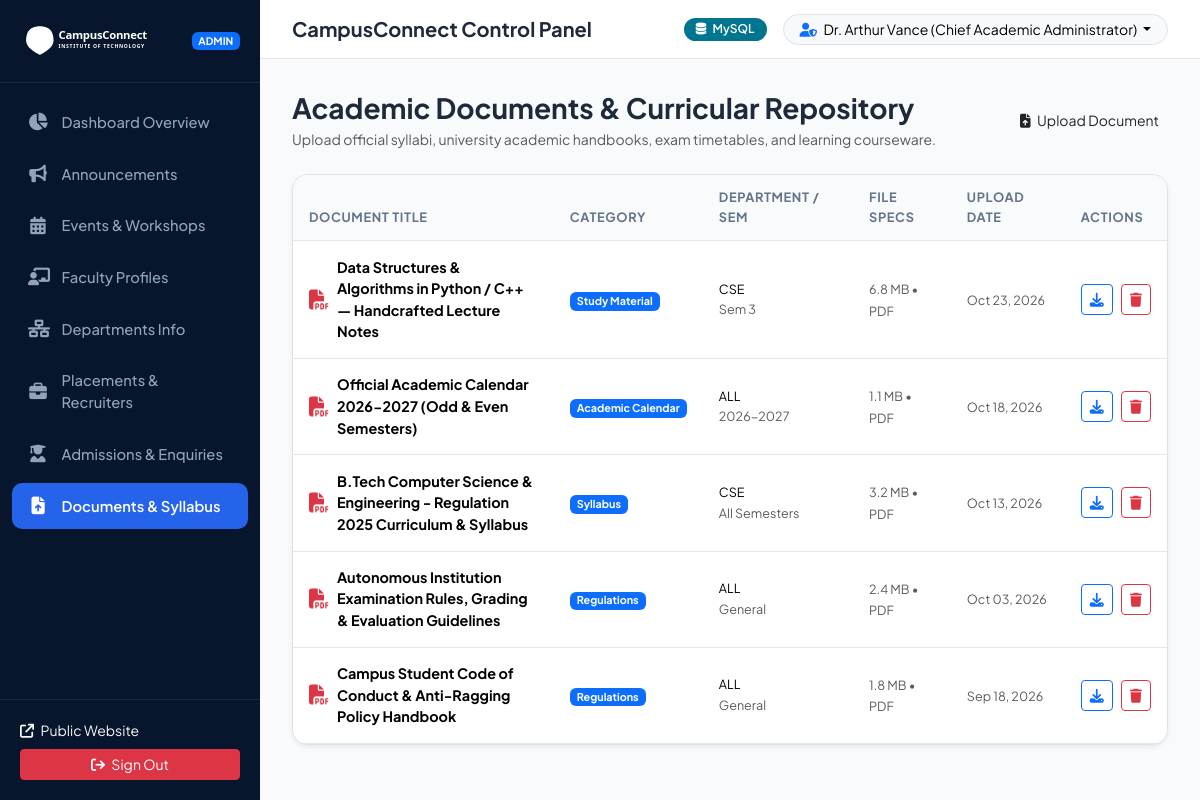
The app's page /admin/documents (signed in) with its own data.
### backend/models.py (models this page shows)
class Document(db.Model):
    __tablename__ = "documents"
    id = db.Column(db.Integer, primary_key=True)
    title = db.Column(db.String(255), nullable=False)
    category = db.Column(db.String(64), nullable=False)  # Syllabus, Calendar, Regulations, Study Material
    file_path = db.Column(db.String(255), nullable=False)
    file_size = db.Column(db.String(32), default="1.5 MB")
    file_type = db.Column(db.String(16), default="PDF")
    department_code = db.Column(db.String(16), nullable=True)
    semester = db.Column(db.String(16), nullable=True)
    upload_date = db.Column(db.Date, default=date.today)
    created_at = db.Column(db.DateTime, default=datetime.utcnow)

### backend/routes_admin.py (the view)
@admin_bp.route("/documents")
def documents():
    docs = Document.query.order_by(Document.upload_date.desc()).all()
    return render_template("admin/documents.html", documents=docs)

### backend/auth.py (called while the page is built)
def login_required(f):
    @wraps(f)
    def decorated_function(*args, **kwargs):
        if "admin_id" not in session:
            flash("Please sign in to access the administrator portal.", "warning")
            return redirect(url_for("auth.login", next=request.url))
        return f(*args, **kwargs)
    return decorated_function

### backend/routes_admin.py (called while the page is built)
@admin_bp.before_request
@login_required
def require_admin_login():
    pass

### templates/admin/documents.html (shortened to what this page needs)
{% extends "admin/layout.html" %}
{% block content %}
<div class="d-flex justify-content-between align-items-center mb-4">
  <div>
    <h3 class="fw-bold text-navy mb-1">Academic Documents & Curricular Repository</h3>
    <p class="text-muted small mb-0">Upload official syllabi, university academic handbooks, exam timetables, and learning courseware.</p>
  </div>
  <button class="btn btn-primary-cc btn-sm" data-bs-toggle="modal" data-bs-target="#addDocModal">
    <i class="fa-solid fa-file-arrow-up me-1"></i> Upload Document
  </button>
</div>
<div class="card border rounded-4 shadow-sm overflow-hidden">
  <div class="table-responsive">
    <table class="table admin-table align-middle mb-0">
      <thead>
        <tr>
          <th>Document Title</th>
          <th>Category</th>
          <th>Department / Sem</th>
          <th>File Specs</th>
          <th>Upload Date</th>
          <th>Actions</th>
        </tr>
      </thead>
      <tbody>
        {% for d in documents %}
        <tr>
          <td style="max-width: 320px;">
            <div class="d-flex align-items-center gap-2">
              <i class="fa-solid fa-file-pdf text-danger fs-5"></i>
              <strong class="text-navy">{{ d.title }}</strong>
            </div>
          </td>
          <td><span class="badge bg-primary">{{ d.category }}</span></td>
          <td>
            <small class="d-block">{{ d.department_code or 'ALL' }}</small>
            <small class="text-muted">{{ d.semester or 'General' }}</small>
          </td>
          <td><small class="text-muted">{{ d.file_size }} • {{ d.file_type }}</small></td>
          <td><small class="text-muted">{{ d.upload_date.strftime('%b %d, %Y') }}</small></td>
          <td>
            <div class="d-flex gap-2">
              <a href="{{ d.file_path }}" target="_blank" class="btn btn-sm btn-outline-primary" title="Preview / Download">
                <i class="fa-solid fa-download"></i>
              </a>
              <form action="{{ url_for('admin.delete_document', id=d.id) }}" method="POST" onsubmit="return confirm('Delete document {{ d.title }}?');">
                <button type="submit" class="btn btn-sm btn-outline-danger">
                  <i class="fa-solid fa-trash"></i>
                </button>
              </form>
            </div>
          </td>
        </tr>
        {% endfor %}
      </tbody>
    </table>
  </div>
</div>
{% endblock %}

### static/css/admin.css (style rules this page uses)
:root { --admin-sidebar-bg: #07162c; --admin-sidebar-hover: #132a4e; --admin-active-blue: #2563eb; --admin-body-bg: #f8fafc; --admin-card-bg: #ffffff; --admin-border: #e2e8f0; }
body.admin-body { font-family: 'Plus Jakarta Sans', sans-serif; background-color: var(--admin-body-bg); color: #1e293b; min-height: 100vh; }
.admin-table th { font-size: 0.8rem; font-weight: 700; text-transform: uppercase; letter-spacing: 0.05em; color: #64748b; background-color: #f8fafc; border-bottom: 1px solid var(--admin-border); padding: 0.85rem 1rem; }
.admin-table td { padding: 0.95rem 1rem; vertical-align: middle; font-size: 0.9rem; border-bottom: 1px solid var(--admin-border); }

### records on screen
Document: title "Data Structures & Algorithms in Python / C++ — Handcrafted Lecture Notes", category "Study Material", department_code "CSE", semester "Sem 3", file_size "6.8 MB", file_type "PDF", upload_date "Oct 23, 2026"
Document: title "Official Academic Calendar 2026-2027 (Odd & Even Semesters)", category "Academic Calendar", department_code "ALL", semester "2026-2027", file_size "1.1 MB", file_type "PDF", upload_date "Oct 18, 2026"
Document: title "B.Tech Computer Science & Engineering - Regulation 2025 Curriculum & Syllabus", category "Syllabus", department_code "CSE", semester "All Semesters", file_size "3.2 MB", file_type "PDF", upload_date "Oct 13, 2026"
Document: title "Autonomous Institution Examination Rules, Grading & Evaluation Guidelines", category "Regulations", department_code "ALL", semester "General", file_size "2.4 MB", file_type "PDF", upload_date "Oct 03, 2026"
Document: title "Campus Student Code of Conduct & Anti-Ragging Policy Handbook", category "Regulations", department_code "ALL", semester "General", file_size "1.8 MB", file_type "PDF", upload_date "Sep 18, 2026"

### other values on screen
{{ config.get('ACTIVE_DB_ENGINE', 'MySQL') }} "MySQL"
{{ session.get('admin_name', 'Administrator') }} "Dr. Arthur Vance (Chief Academic Administrator)"
